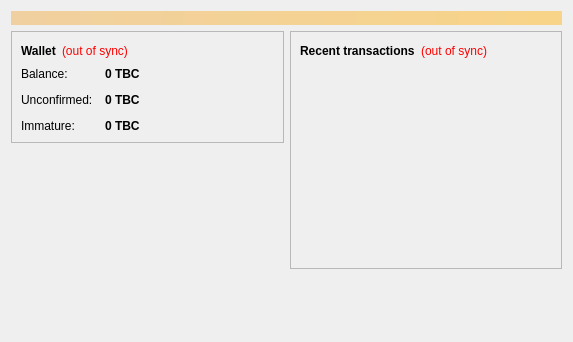
<?xml version="1.0" encoding="UTF-8"?>
<ui version="4.0">
 <class>OverviewPage</class>
 <widget class="QWidget" name="OverviewPage">
  <property name="geometry">
   <rect>
    <x>0</x>
    <y>0</y>
    <width>573</width>
    <height>342</height>
   </rect>
  </property>
  <property name="windowTitle">
   <string>Form</string>
  </property>
  <layout class="QVBoxLayout" name="topLayout">
   <item>
    <widget class="QLabel" name="labelAlerts">
     <property name="visible">
      <bool>false</bool>
     </property>
     <property name="styleSheet">
      <string notr="true">background-color: qlineargradient(x1: 0, y1: 0, x2: 1, y2: 0, stop:0 #F0D0A0, stop:1 #F8D488); color:#000000;</string>
     </property>
     <property name="wordWrap">
      <bool>true</bool>
     </property>
     <property name="margin">
      <number>3</number>
     </property>
    </widget>
   </item>
   <item>
    <layout class="QHBoxLayout" name="horizontalLayout" stretch="1,1">
     <item>
      <layout class="QVBoxLayout" name="verticalLayout_2">
       <item>
        <widget class="QFrame" name="frame">
         <property name="frameShape">
          <enum>QFrame::StyledPanel</enum>
         </property>
         <property name="frameShadow">
          <enum>QFrame::Raised</enum>
         </property>
         <layout class="QVBoxLayout" name="verticalLayout_4">
          <item>
           <layout class="QHBoxLayout" name="horizontalLayout_4">
            <item>
             <widget class="QLabel" name="label_5">
              <property name="font">
               <font>
                <weight>75</weight>
                <bold>true</bold>
               </font>
              </property>
              <property name="text">
               <string>Wallet</string>
              </property>
             </widget>
            </item>
            <item>
             <widget class="QLabel" name="labelWalletStatus">
              <property name="toolTip">
               <string>The displayed information may be out of date. Your wallet automatically synchronizes with the tongbaocoin network after a connection is established, but this process has not completed yet.</string>
              </property>
              <property name="styleSheet">
               <string notr="true">QLabel { color: red; }</string>
              </property>
              <property name="text">
               <string notr="true">(out of sync)</string>
              </property>
              <property name="alignment">
               <set>Qt::AlignLeading|Qt::AlignLeft|Qt::AlignVCenter</set>
              </property>
             </widget>
            </item>
            <item>
             <spacer name="horizontalSpacer_2">
              <property name="orientation">
               <enum>Qt::Horizontal</enum>
              </property>
              <property name="sizeHint" stdset="0">
               <size>
                <width>40</width>
                <height>20</height>
               </size>
              </property>
             </spacer>
            </item>
           </layout>
          </item>
          <item>
           <layout class="QFormLayout" name="formLayout_2">
            <property name="fieldGrowthPolicy">
             <enum>QFormLayout::AllNonFixedFieldsGrow</enum>
            </property>
            <property name="horizontalSpacing">
             <number>12</number>
            </property>
            <property name="verticalSpacing">
             <number>12</number>
            </property>
            <item row="0" column="0">
             <widget class="QLabel" name="label">
              <property name="text">
               <string>Balance:</string>
              </property>
             </widget>
            </item>
            <item row="0" column="1">
             <widget class="QLabel" name="labelBalance">
              <property name="font">
               <font>
                <weight>75</weight>
                <bold>true</bold>
               </font>
              </property>
              <property name="cursor">
               <cursorShape>IBeamCursor</cursorShape>
              </property>
              <property name="toolTip">
               <string>Your current balance</string>
              </property>
              <property name="text">
               <string notr="true">0 TBC</string>
              </property>
              <property name="textInteractionFlags">
               <set>Qt::LinksAccessibleByMouse|Qt::TextSelectableByKeyboard|Qt::TextSelectableByMouse</set>
              </property>
             </widget>
            </item>
            <item row="1" column="0">
             <widget class="QLabel" name="label_3">
              <property name="text">
               <string>Unconfirmed:</string>
              </property>
             </widget>
            </item>
            <item row="1" column="1">
             <widget class="QLabel" name="labelUnconfirmed">
              <property name="font">
               <font>
                <weight>75</weight>
                <bold>true</bold>
               </font>
              </property>
              <property name="cursor">
               <cursorShape>IBeamCursor</cursorShape>
              </property>
              <property name="toolTip">
               <string>Total of transactions that have yet to be confirmed, and do not yet count toward the current balance</string>
              </property>
              <property name="text">
               <string notr="true">0 TBC</string>
              </property>
              <property name="textInteractionFlags">
               <set>Qt::LinksAccessibleByMouse|Qt::TextSelectableByKeyboard|Qt::TextSelectableByMouse</set>
              </property>
             </widget>
            </item>
            <item row="2" column="0">
             <widget class="QLabel" name="labelImmatureText">
              <property name="text">
               <string>Immature:</string>
              </property>
             </widget>
            </item>
            <item row="2" column="1">
             <widget class="QLabel" name="labelImmature">
              <property name="font">
               <font>
                <weight>75</weight>
                <bold>true</bold>
               </font>
              </property>
              <property name="toolTip">
               <string>Mined balance that has not yet matured</string>
              </property>
              <property name="text">
               <string notr="true">0 TBC</string>
              </property>
              <property name="textInteractionFlags">
               <set>Qt::LinksAccessibleByMouse|Qt::TextSelectableByKeyboard|Qt::TextSelectableByMouse</set>
              </property>
             </widget>
            </item>
           </layout>
          </item>
         </layout>
        </widget>
       </item>
       <item>
        <spacer name="verticalSpacer">
         <property name="orientation">
          <enum>Qt::Vertical</enum>
         </property>
         <property name="sizeHint" stdset="0">
          <size>
           <width>20</width>
           <height>40</height>
          </size>
         </property>
        </spacer>
       </item>
      </layout>
     </item>
     <item>
      <layout class="QVBoxLayout" name="verticalLayout_3">
       <item>
        <widget class="QFrame" name="frame_2">
         <property name="frameShape">
          <enum>QFrame::StyledPanel</enum>
         </property>
         <property name="frameShadow">
          <enum>QFrame::Raised</enum>
         </property>
         <layout class="QVBoxLayout" name="verticalLayout">
          <item>
           <layout class="QHBoxLayout" name="horizontalLayout_2">
            <item>
             <widget class="QLabel" name="label_4">
              <property name="text">
               <string>&lt;b&gt;Recent transactions&lt;/b&gt;</string>
              </property>
             </widget>
            </item>
            <item>
             <widget class="QLabel" name="labelTransactionsStatus">
              <property name="toolTip">
               <string>The displayed information may be out of date. Your wallet automatically synchronizes with the tongbaocoin network after a connection is established, but this process has not completed yet.</string>
              </property>
              <property name="styleSheet">
               <string notr="true">QLabel { color: red; }</string>
              </property>
              <property name="text">
               <string notr="true">(out of sync)</string>
              </property>
              <property name="alignment">
               <set>Qt::AlignRight|Qt::AlignTrailing|Qt::AlignVCenter</set>
              </property>
             </widget>
            </item>
            <item>
             <spacer name="horizontalSpacer">
              <property name="orientation">
               <enum>Qt::Horizontal</enum>
              </property>
              <property name="sizeHint" stdset="0">
               <size>
                <width>40</width>
                <height>20</height>
               </size>
              </property>
             </spacer>
            </item>
           </layout>
          </item>
          <item>
           <widget class="QListView" name="listTransactions">
            <property name="styleSheet">
             <string notr="true">QListView { background: transparent; }</string>
            </property>
            <property name="frameShape">
             <enum>QFrame::NoFrame</enum>
            </property>
            <property name="verticalScrollBarPolicy">
             <enum>Qt::ScrollBarAlwaysOff</enum>
            </property>
            <property name="horizontalScrollBarPolicy">
             <enum>Qt::ScrollBarAlwaysOff</enum>
            </property>
            <property name="selectionMode">
             <enum>QAbstractItemView::NoSelection</enum>
            </property>
           </widget>
          </item>
         </layout>
        </widget>
       </item>
       <item>
        <spacer name="verticalSpacer_2">
         <property name="orientation">
          <enum>Qt::Vertical</enum>
         </property>
         <property name="sizeHint" stdset="0">
          <size>
           <width>20</width>
           <height>40</height>
          </size>
         </property>
        </spacer>
       </item>
      </layout>
     </item>
    </layout>
   </item>
  </layout>
 </widget>
 <resources/>
 <connections/>
</ui>
